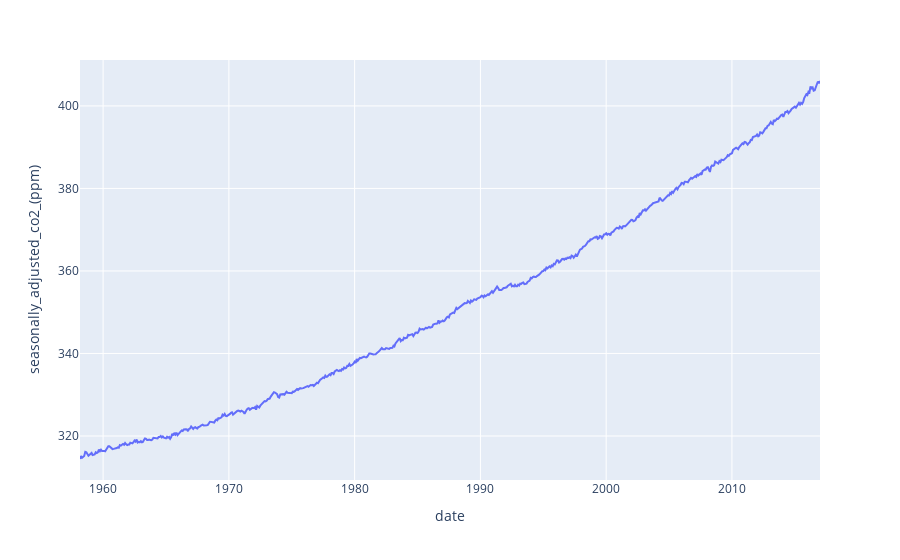

Notebook code cell kept with this figure:
### Markdown cell above
# EDA

### Code cell
import plotly.express as px
import plotly.graph_objs as go
from ipywidgets import interact

# Convert year and month columns to datetime format
df['date'] = pd.to_datetime(df[['year', 'month']].assign(day=1))

# Create a dropdown widget to select the column to plot
dropdown_widget = interact(lambda x: px.line(df, x='date', y=x), x=df.columns[3:])

# Create a plot with multiple lines using plotly graph_objs
fig = go.Figure()
for col in df.columns[3:]:
    fig.add_trace(go.Scatter(x=df['date'], y=df[col], name=col))
fig.update_layout(title='Time Series Data',
                  xaxis_title='Date',
                  yaxis_title='Value')

# Display the plot
fig.show()

### Figure 1 — Plotly figure (JSON) as saved in the notebook; plotly's stock layout.template omitted (floating-point values rounded to 4 significant figures; data arrays with more than 128 entries replaced by an {"elided": "..."} marker saying what was removed)
{"data": [{"hovertemplate": "date=%{x}<br>seasonally_adjusted_co2_(ppm)=%{y}<extra></extra>", "legendgroup": "", "line": {"color": "#636efa", "dash": "solid"}, "marker": {"symbol": "circle"}, "mode": "lines", "name": "", "orientation": "v", "showlegend": false, "type": "scatter", "x": {"elided": "702 str values"}, "xaxis": "x", "y": {"elided": "702 float values"}, "yaxis": "y"}], "layout": {"legend": {"tracegroupgap": 0}, "margin": {"t": 60}, "xaxis": {"anchor": "y", "domain": [0, 1], "title": {"text": "date"}}, "yaxis": {"anchor": "x", "domain": [0, 1], "title": {"text": "seasonally_adjusted_co2_(ppm)"}}}}
